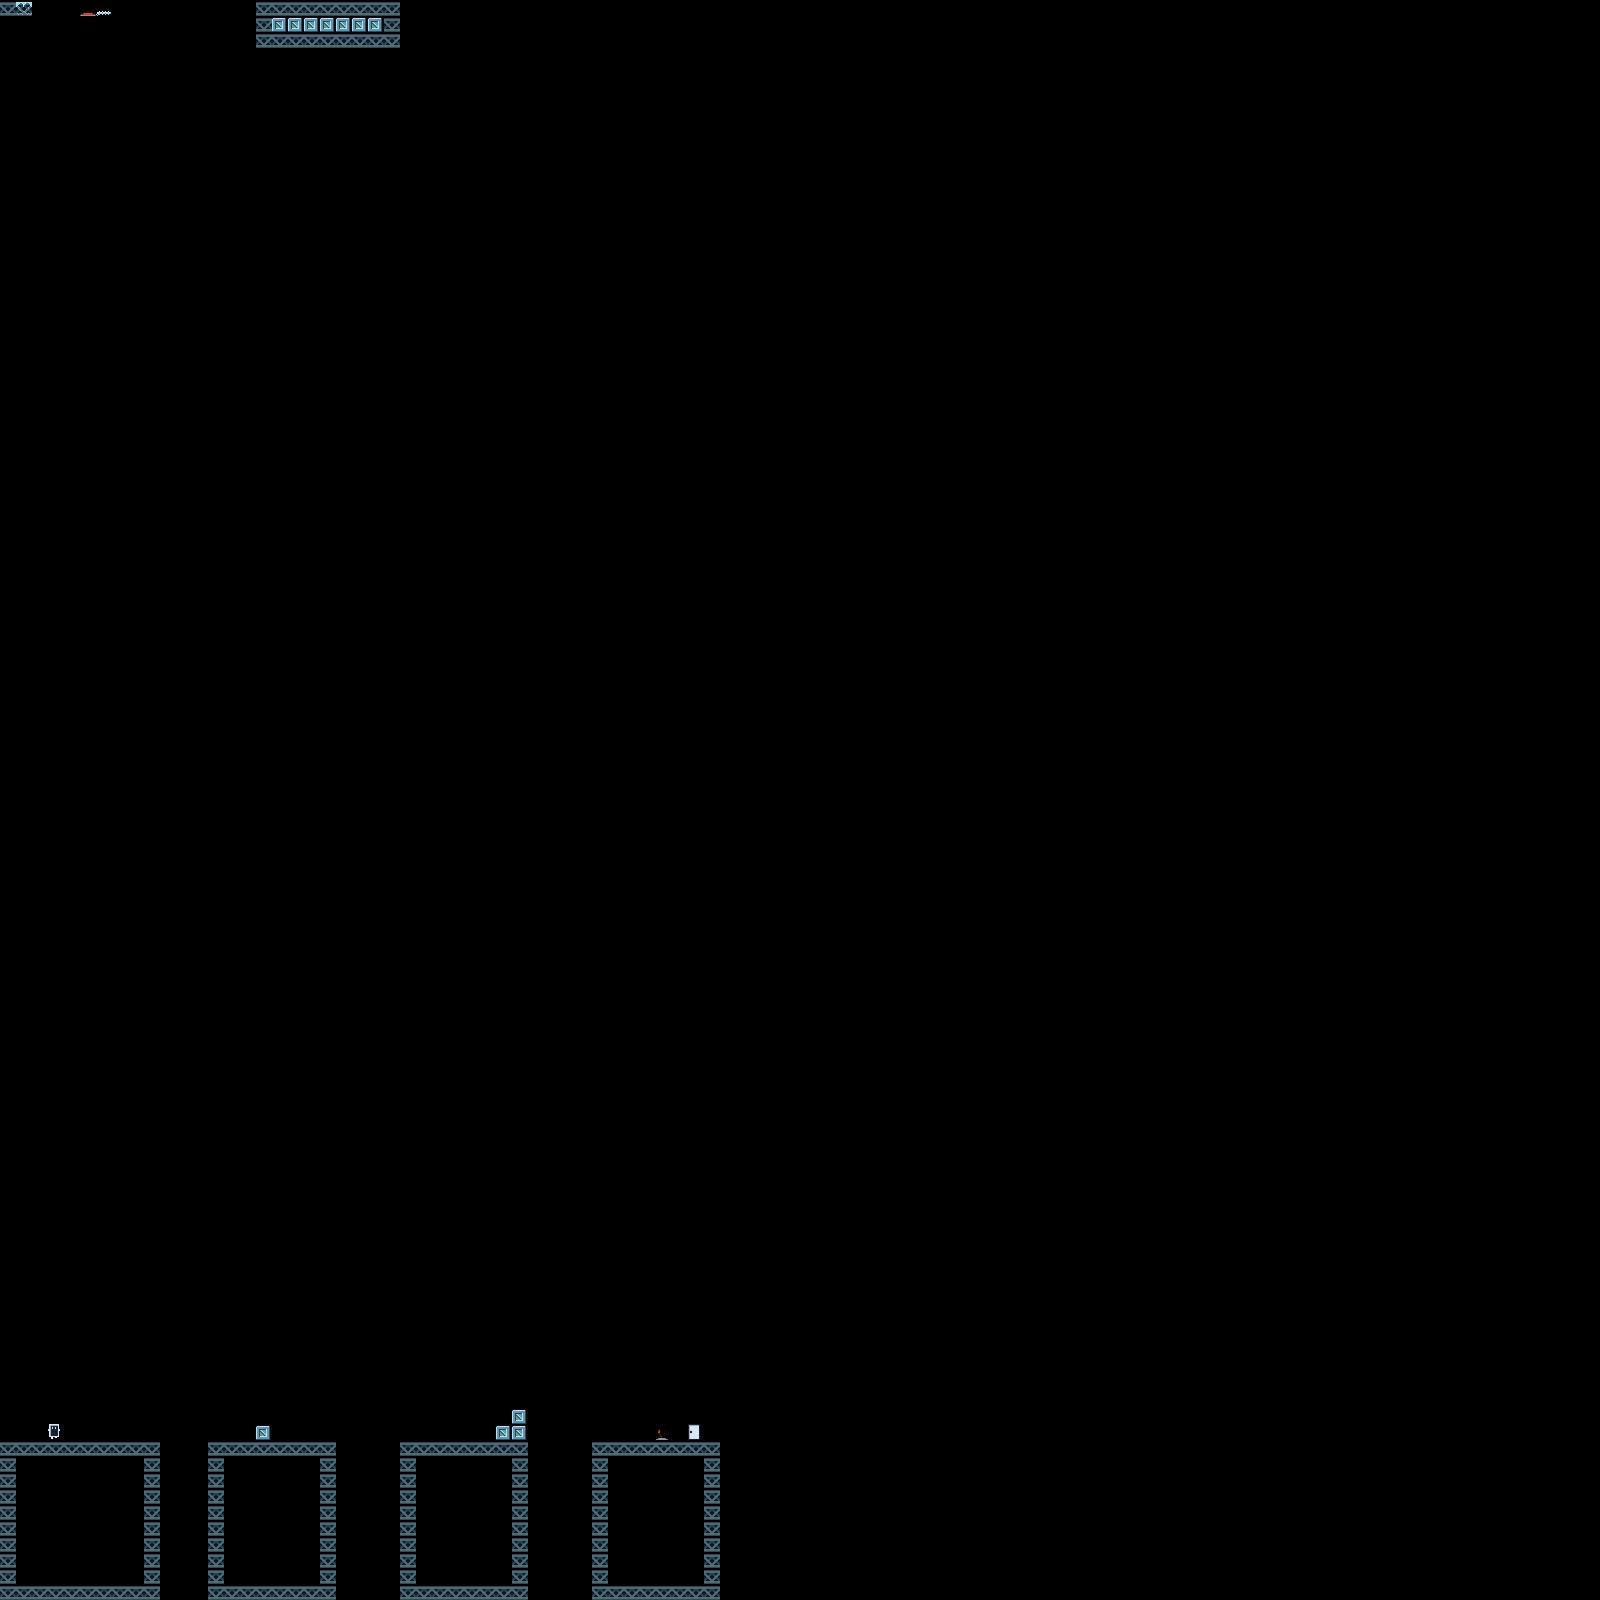

A 2D game scene composited from a Tiled map and its tileset images. What follows is a short description and the map's XML, with each tile layer's data collapsed to a summary:
An orthogonal 100x100 tile map with 16x16 px tiles, 1 tile layer (Tile Layer 1), 1 hidden layer not drawn.

<map version="1.2" tiledversion="1.3.4" orientation="orthogonal" renderorder="right-down" width="100" height="100" tilewidth="16" tileheight="16" infinite="0" nextlayerid="3" nextobjectid="1">
 <tileset firstgid="1" source="TileTest.tsx" />
 <layer id="2" name="Tile Layer 2" width="100" height="100" visible="0">
  <data>[10000 cells, 10000 non-empty, 1 distinct tile ids]</data>
 </layer>
 <layer id="1" name="Tile Layer 1" width="100" height="100">
  <data>[10000 cells, 170 non-empty, 8 distinct tile ids]</data>
 </layer>
</map>
